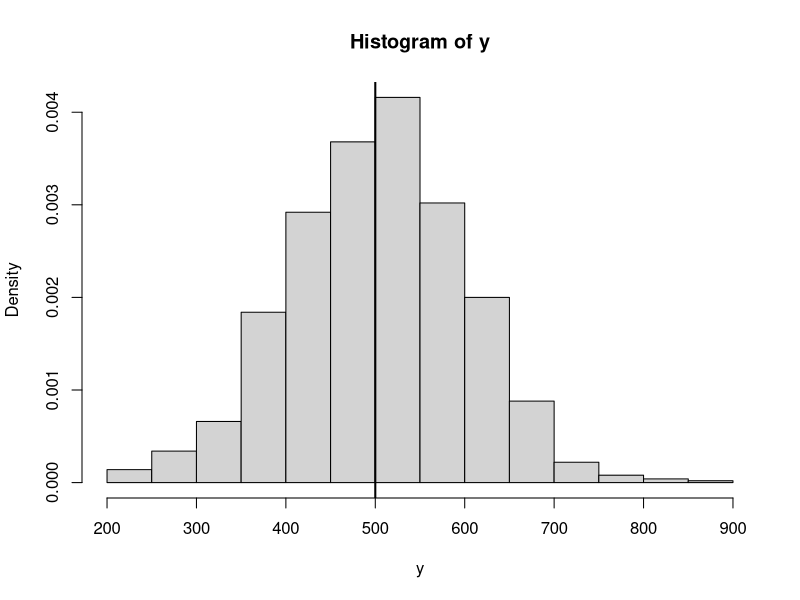
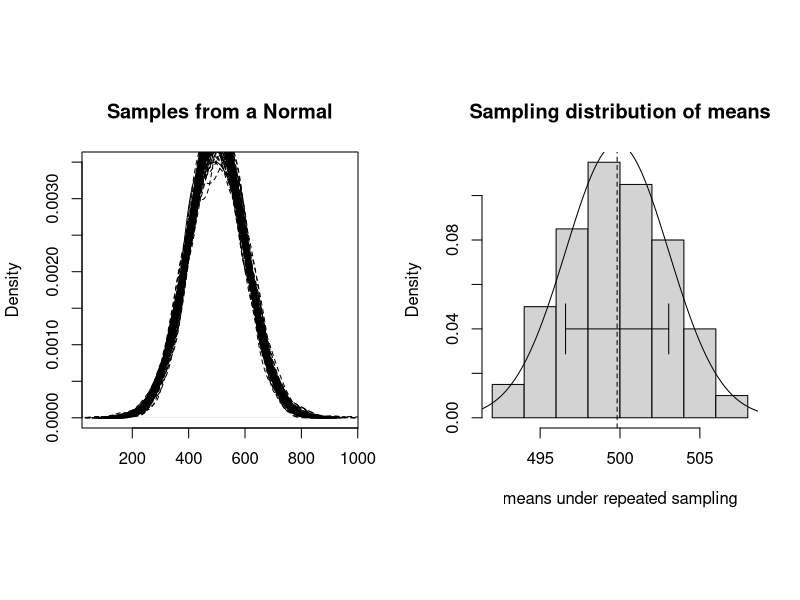
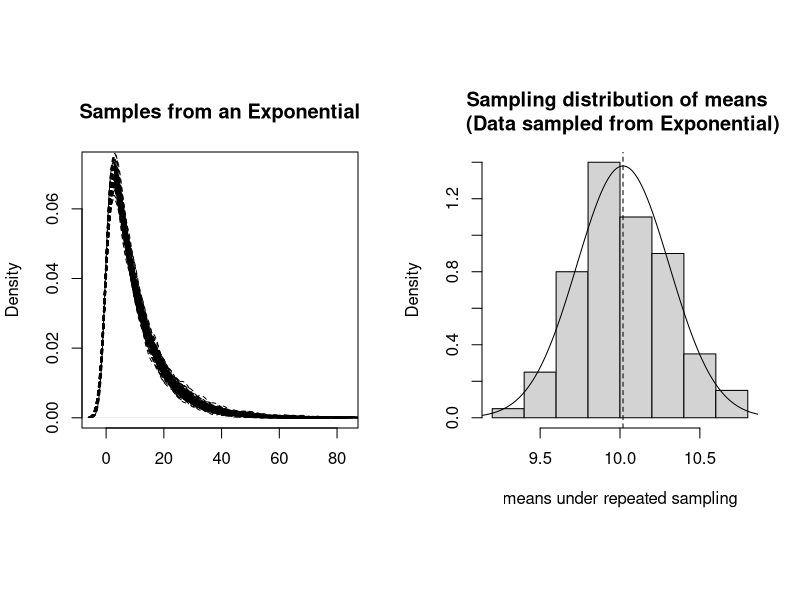
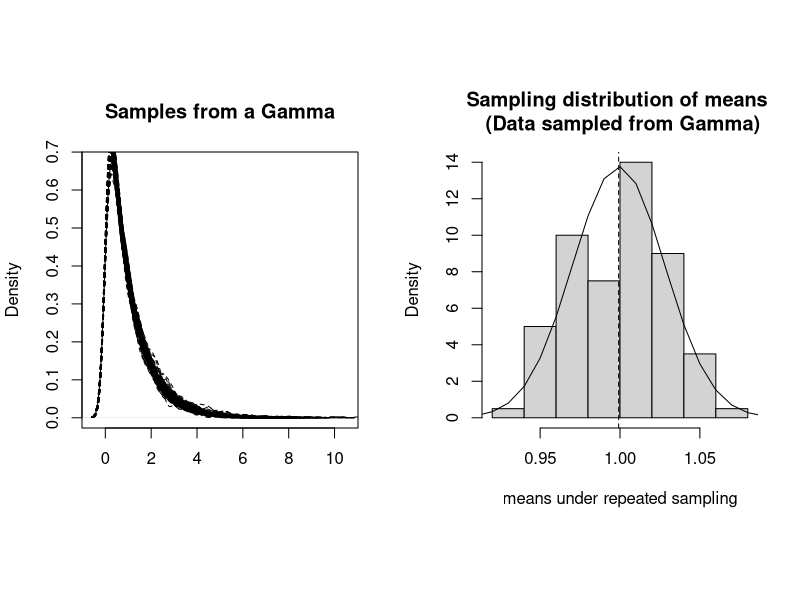
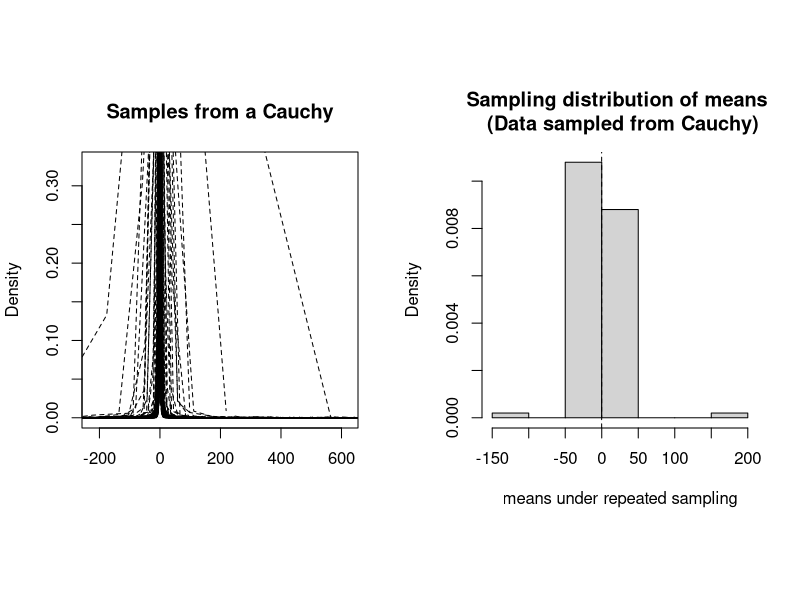
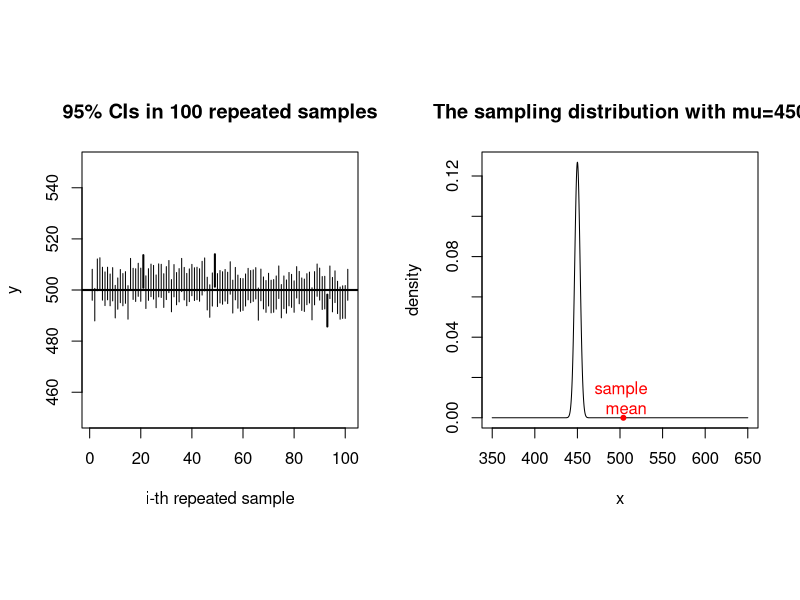
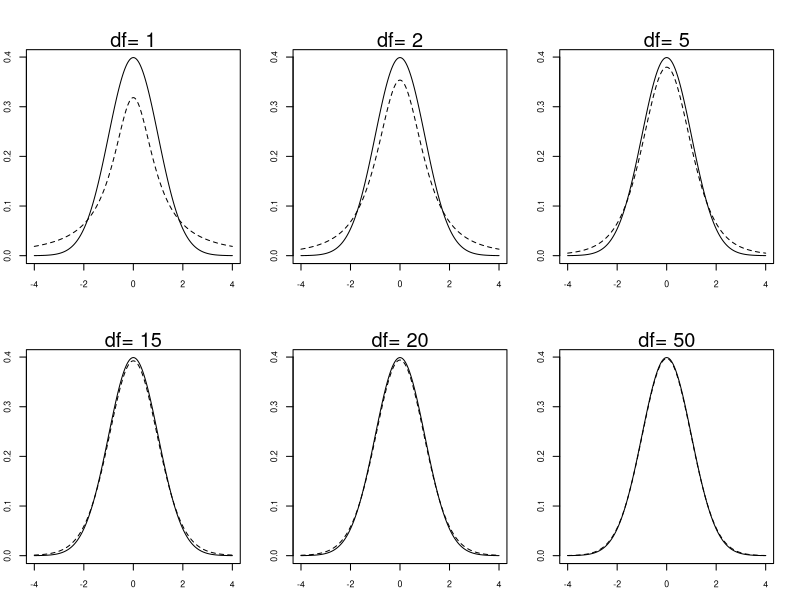
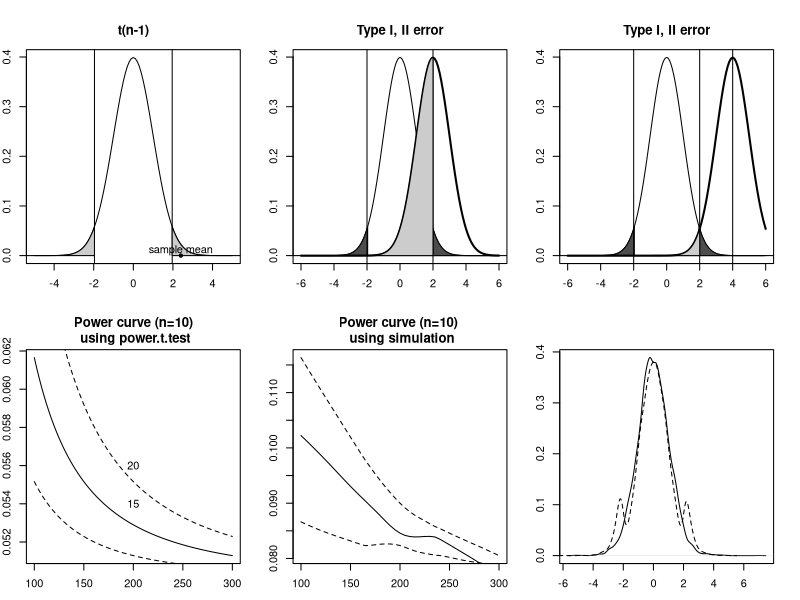

These charts were generated, in order, by the following R code: (Note: this script raises an error after producing the figures.)
## ---- chunk 1
## sample size:
n<-1000
##  independent and identically distributed sample:
y<-rnorm(n,mean=500,sd=100)
## histogram of data:
hist(y,freq=FALSE)
## true value of mean:
abline(v=500,lwd=2)
## ---- chunk 2
mu<-500
sigma<-100
## number of experiments:
k<-100
## store for data:
y_matrix<-matrix(rep(NA,n*k),ncol=k)
for(i in 1:k){
  ## expt result with sample size n:
  y_matrix[,i]<-rnorm(n,mean=mu,sd=sigma)
}
## ---- chunk 3
## compute means from each replication:
y_means<-colMeans(y_matrix)
## the mean and sd (=standard error) of the means
mean(y_means);sd(y_means)
## ---- chunk 4
op<-par(mfrow=c(1,2),pty="s")

for(i in 1:k){
  if(i==1){
plot(density(y_matrix[,i]),main="Samples from a Normal",
     xlab="")
  } else {
lines(density(y_matrix[,i]),lty=2)
  }
}

hist(y_means,freq=FALSE,main="Sampling distribution of means",
     xlab="means under repeated sampling")
abline(v=mean(y_means),lty=2)
lines(seq(9,11,by=0.01),
      dnorm(seq(9,11,by=0.01),mean(y_means),sd(y_means)))
arrows(x0=mean(y_means)-sd(y_means),
      y0=0.04,
      x1=mean(y_means)+sd(y_means),
      y1=0.04,angle = 90,code=3)
lines(seq(490,510,by=0.01),
      dnorm(seq(490,510,by=0.01),
            mean(y_means),sd(y_means)))
## ---- chunk 5
## Sampling from an Exponential:
## number of experiments:
k<-100
y_matrix<-matrix(rep(NA,n*k),ncol=k)
for(i in 1:k){
  y_matrix[,i]<-rexp(n,rate=1/10)
}

op<-par(mfrow=c(1,2),pty="s")
for(i in 1:k){
  if(i==1){
plot(density(y_matrix[,i]),main="Samples from an Exponential",
     xlab="")
  } else {
lines(density(y_matrix[,i]),lty=2)
  }
}

## compute means from each replication:
y_means<-colMeans(y_matrix)
hist(y_means,freq=FALSE,main="Sampling distribution of means \n (Data sampled from Exponential)",
     xlab="means under repeated sampling")
abline(v=mean(y_means),lty=2)
lines(seq(9,11,by=0.01),
      dnorm(seq(9,11,by=0.01),mean(y_means),sd(y_means)))
## ---- chunk 6
## Sampling from a Gamma:
## number of experiments:
k<-100
y_matrix<-matrix(rep(NA,n*k),ncol=k)
for(i in 1:k){
  y_matrix[,i]<-rgamma(n,shape=1)
}

op<-par(mfrow=c(1,2),pty="s")
for(i in 1:k){
  if(i==1){
plot(density(y_matrix[,i]),main="Samples from a Gamma",
     xlab="")
  } else {
lines(density(y_matrix[,i]),lty=2)
  }
}
## compute means from each replication:
y_means<-colMeans(y_matrix)
hist(y_means,freq=FALSE,main="Sampling distribution of means \n (Data sampled from Gamma)",
     xlab="means under repeated sampling")
abline(v=mean(y_means),lty=2)
lines(seq(.9,1.1,by=0.01),
      dnorm(seq(.9,1.1,by=0.01),mean(y_means),sd(y_means)))
## ---- chunk 7
## Sampling from a Gamma:
## number of experiments:
k<-100
y_matrix<-matrix(rep(NA,n*k),ncol=k)
for(i in 1:k){
  y_matrix[,i]<-rcauchy(n)
}

op<-par(mfrow=c(1,2),pty="s")
for(i in 1:k){
  if(i==1){
plot(density(y_matrix[,i]),main="Samples from a Cauchy",
     xlab="")
  } else {
lines(density(y_matrix[,i]),lty=2)
  }
}
## compute means from each replication:
y_means<-colMeans(y_matrix)
hist(y_means,freq=FALSE,main="Sampling distribution of means \n (Data sampled from Cauchy)",
     xlab="means under repeated sampling")
abline(v=median(y_means),lty=2)
lines(seq(.9,1.1,by=0.01),
      dnorm(seq(.9,1.1,by=0.01),mean(y_means),sd(y_means)))
## ---- chunk 8
mu<-500
sigma<-100
n<-1000
nsim<-1000
lower<-rep(NA,nsim)
upper<-rep(NA,nsim)
for(i in 1:nsim){
  y<-rnorm(n,mean=mu,sd=sigma)
  lower[i]<-mean(y) - 2 * sd(y)/sqrt(n)
  upper[i]<-mean(y) + 2 * sd(y)/sqrt(n)
}

## check how many CIs contain mu:
CIs<-ifelse(lower<mu & upper>mu,1,0)
## approx. 95% of the CIs contain true mean:
round(table(CIs)[2]/sum(table(CIs)),2)
## ---- chunk 9
## define function for SE
se <- function(x)
      {
        y <- x[!is.na(x)] # remove the missing values, if any
        sqrt(var(as.vector(y))/length(y))
}
## define function for CI:
ci <- function (scores){
m <- mean(scores,na.rm=TRUE)
stderr <- se(scores)
len <- length(scores)
upper <- m + 2 * stderr 
lower <- m - 2 * stderr 
return(data.frame(lower=lower,upper=upper))
}

nsim<-100
## sample size:
n<-1000
lower <- rep(NA,nsim)
upper <- rep(NA,nsim)

store <- rep(NA,nsim)

for(i in 1:nsim){ 
  y <- rnorm(n,mean=mu,sd=sigma)
  lower[i] <- ci(y)$lower
  upper[i] <- ci(y)$upper
  if(lower[i]<mu & upper[i]>mu){
    store[i] <- TRUE} else {
      store[i] <- FALSE}
}

## need this for the plot below:
cis <- cbind(lower,upper)

main.title<-"95% CIs in 100 repeated samples"

line.width<-ifelse(store==FALSE,2,1)
cis<-cbind(cis,line.width)
y<-seq(450,550,by=1)
x<-1:length(y)
plot(x,y,type="n",xlab="i-th repeated sample",
     ylab="y",main=main.title)
abline(500,0,lwd=2)
x0<-x
x1<-x
arrows(x0,y0=cis[,1],
       x1,y1=cis[,2],length=0,lwd=cis[,3])
## ---- chunk 10
n<-1000
mu<-500
sigma<-100
## generate simulated data:
y <- rnorm(1000,mean=500,sd=100)
## compute summary statistics:
y_bar<-mean(y)
SE<-sd(y)/sqrt(n)
## ---- chunk 11
x<-seq(350,650,by=0.1)
plot(x,dnorm(x,mean=450,sd=SE),type="l",
     main="The sampling distribution with mu=450",
     ylab="density")
points(y_bar,0,col="red",pch=20)
text(x=y_bar,y=0.01,label="sample \n mean",col="red")
## ---- chunk 12
range <- seq(-4,4,.01)  

op<-par(mfrow=c(2,3),mar=c(2,2,3,2),pty="s")


 for(i in c(1,2,5,15,20,50)){
   plot(range,dnorm(range),type="l",lty=1,
        xlab="",ylab="",
        cex.axis=1,cex.axis=0.8)
   lines(range,dt(range,df=i),lty=2,lwd=1)
   mtext(paste("df=",i),cex=1.2)
 }
## ---- chunk 13
x<-seq(-5,5,by=0.1)
plot(x,dt(x,df=n),type="l",main="t(n-1)",
     ylab="density")

lower<-qt(0.025,df=n)
upper<-qt(0.975,df=n)
abline(v=lower)
abline(v=upper)

x1 <- seq(upper,20,0.001)
y1 <- dt(x1,df=n)
polygon(c(x1, rev(x1)), 
        c(rep(0, length(x1)), rev(y1)), 
        col = gray(0.8))

x1 <- seq(-20,lower,0.001)
y1 <- dt(x1,df=n)
polygon(c(x1, rev(x1)), 
        c(rep(0, length(x1)), rev(y1)), 
        col = gray(0.8))

points(2.4,0,col="black",pch=20)
text(x=2.4,y=0.01,label="sample mean",col="black")

## ---- chunk 14
abs(qt(0.025,df=15))
abs(qt(0.025,df=50))
## ---- chunk 15
## null hypothesis mean:
mu<-450
(t_value<-(y_bar-mu)/SE)
## ---- chunk 16
qt(0.025,df=n-1)
## ---- chunk 17
qt(0.975,df=n-1)
## ---- chunk 18
## observed t-value from t-test function:
t.test(y,mu=450)$statistic
## ---- chunk 19
t.test(y)$statistic
## ---- chunk 20
abs(qt(0.0025,df=n-1))
## ---- chunk 21
## function for plotting the area under the curve:
plot.prob<-function(x,
                           x.min,
                           x.max,
                           prob,
                           mean,
                           sd,
                           gray.level,main){

        plot(x,dnorm(x,mean,sd), 
                     type = "l",xlab="",
             ylab="",main=main)
        abline(h = 0)

## shade X<x    
    x1 = seq(x.min, qnorm(prob), abs(prob)/5)
    y1 = dnorm(x1, mean, sd)

    polygon(c(x1, rev(x1)), 
            c(rep(0, length(x1)), rev(y1)), 
            col = gray.level)
  }

shadenormal<- 
function (prob=0.5,
          gray1=gray(0.3),
          x.min=-6,
          x.max=abs(x.min),
          x = seq(x.min, x.max, 0.01),
          mean=0,
          sd=1,main="P(X<0)") 
{

plot.prob(x=x,x.min=x.min,x.max=x.max,
               prob=prob,
                      mean=mean,sd=sd,
     gray.level=gray1,main=main)     
}

shadenormal(prob=0.025,main="Type I, II error")

x1 <- seq(qnorm(0.975),6,abs(0.975)/5)
y1 <- dnorm(x1)

polygon(c(x1, rev(x1)), 
        c(rep(0, length(x1)), rev(y1)), 
        col = gray(0.3))

x<-seq(-6,6,by=0.1)
lines(x,dnorm(x,mean=2),col="black",lwd=2)
abline(v=2)
abline(v=-2)

x1 <- seq(-2,2,0.01)
y1 <- dnorm(x1,mean=2)

polygon(c(x1, rev(x1)), 
        c(rep(0, length(x1)), rev(y1)), 
        col = gray(0.8))

## ---- chunk 22
## function for plotting the area under the curve:
plot.prob<-function(x,
                           x.min,
                           x.max,
                           prob,
                           mean,
                           sd,
                           gray.level,main){

        plot(x,dnorm(x,mean,sd), 
                     type = "l",xlab="",
             ylab="",main=main)
        abline(h = 0)

## shade X<x    
    x1 = seq(x.min, qnorm(prob), abs(prob)/5)
    y1 = dnorm(x1, mean, sd)

    polygon(c(x1, rev(x1)), 
            c(rep(0, length(x1)), rev(y1)), 
            col = gray.level)
  }

shadenormal<- 
function (prob=0.5,
          gray1=gray(0.3),
          x.min=-6,
          x.max=abs(x.min),
          x = seq(x.min, x.max, 0.01),
          mean=0,
          sd=1,main="P(X<0)") 
{

plot.prob(x=x,x.min=x.min,x.max=x.max,
               prob=prob,
                      mean=mean,sd=sd,
     gray.level=gray1,main=main)     
}

shadenormal(prob=0.025,main="Type I, II error")

x1 <- seq(qnorm(0.975),6,abs(0.975)/5)
y1 <- dnorm(x1)

polygon(c(x1, rev(x1)), 
        c(rep(0, length(x1)), rev(y1)), 
        col = gray(0.3))

x<-seq(-6,6,by=0.1)
lines(x,dnorm(x,mean=4),col="black",lwd=2)
abline(v=4)
abline(v=2)
abline(v=-2)

x1 <- seq(-2,2,0.01)
y1 <- dnorm(x1,mean=4)

polygon(c(x1, rev(x1)), 
        c(rep(0, length(x1)), rev(y1)), 
        col = gray(0.8))

## ---- chunk 23
sds<-seq(100,300,by=1)
lower<-power.t.test(delta=15-5,sd=sds,n=10,strict =TRUE)$power
upper<-power.t.test(delta=15+5,sd=sds,n=10,strict =TRUE)$power
meanval<-power.t.test(delta=15,sd=sds,n=10,strict =TRUE)$power

plot(sds,meanval,type="l",main="Power curve (n=10)\n using power.t.test",xlab="standard deviation",ylab="effect size")
lines(sds,lower,lty=2)
lines(sds,upper,lty=2)
text(200,0.05,"10")
text(200,0.054,"15")
text(200,0.056,"20")
## ---- chunk 24
compute_power<-function(nsim=1000,n=10,
                        effect = NULL,
                        stddev=NULL
                        ){
  temp_power<-rep(NA,nsim)
  for(i in 1:nsim){
   y<-rnorm(n,mean=effect,sd=stddev)
   temp_power[i]<-ifelse(abs(t.test(y)$statistic)>2,1,0)
  }
  ## return power calculation:
  mean(temp_power)
}
## ---- chunk 25
sds<-seq(100,300,by=5)


nsim<-10000
n<-10
power_meanval<-power_lowerval<-power_upperval<-rep(NA,length(sds))
for(s in 1:length(sds)){
  power_meanval[s]<-compute_power(nsim=1000,n=10,
                        effect = 15,
                        stddev=sds[s])
}
for(s in 1:length(sds)){
  power_lowerval[s]<-compute_power(nsim=1000,n=10,
                        effect = 10,
                        stddev=sds[s])
}
for(s in 1:length(sds)){
  power_upperval[s]<-compute_power(nsim=1000,n=10,
                        effect = 20,
                        stddev=sds[s])
}
plot(sds,lowess(power_upperval)$y,type="l",lty=2,
     xlab="standard deviation",ylab="power",
     main="Power curve (n=10) \n using simulation",)
lines(sds,lowess(power_lowerval)$y,lty=2)
lines(sds,lowess(power_meanval)$y,lty=1)


## ---- chunk 26
(t_value<-t.test(y,mu=450)$statistic)
2*pt(abs(t_value),df=n-1,lower.tail=FALSE)
## ---- chunk 27
## probable effect size, derived from past studies:
D<-15
## SE from the study of interest:
se<-46
stddev<-se*sqrt(37)
nsim<-10000
drep<-rep(NA,nsim)
for(i in 1:nsim){
samp<-rnorm(37,mean=D,sd=stddev)
drep[i]<-mean(samp)
}
## ---- chunk 28
##power: the proportion of cases where 
## we reject the null hypothesis correctly:
(pow<-mean(ifelse(abs(drep/se)>2,1,0)))
## ---- chunk 29
## which results in drep are significant at alpha=0.05?
signif<-which(abs(drep/se)>2)
## ---- chunk 30
## Type S error rate | signif:
(types_sig<-mean(drep[signif]<0))
## Type M error rate | signif: 
(typem_sig<-mean(abs(drep[signif])/D))
## ---- chunk 31
##Standard properties of the t-test:
pvals<-NULL
tstat_standard<-NULL
n<-15
nsim<-10000
## assume a standard dev of 1:
stddev<-250
mn<-0
for(i in 1:nsim){
  samp<-rnorm(n,mean=mn,sd=stddev)
  pvals[i]<-t.test(samp)$p.value
  tstat_standard[i]<-t.test(samp)$statistic
}
## ---- chunk 32
round(table(pvals<0.05)[2]/nsim,2)
## ---- chunk 33
pvals<-NULL
tstat<-NULL
## how many subjects can I run?
upper_bound<-n*6

for(i in 1:nsim){
  significant<-FALSE 
  x<-rnorm(n,mean=mn,sd=stddev) ## take sample
while(!significant & length(x)<upper_bound){
  ## if not significant:
if(t.test(x)$p.value>0.05){
  x<-append(x,rnorm(n,mean=mn,sd=stddev)) ## get more data
} else {significant<-TRUE}   ## otherwise stop:
}
pvals[i]<-t.test(x)$p.value
tstat[i]<-t.test(x)$statistic
}
## ---- chunk 34
round(table(pvals<0.05)[2]/nsim,2)
## ---- chunk 35
plot(density(tstat_standard),main="",xlab="")
lines(density(tstat),lty=2)
## ---- chunk 36
F1data<-read.table("data/F1_data.txt",header=TRUE)
F1data
## ---- chunk 37
t.test(F1data$female,F1data$male,paired=FALSE,var.equal=TRUE)
## ---- chunk 38
n_m<-n_f<-19
## difference of sample means:
d<-mean(F1data$female)-mean(F1data$male)
(SE<-sqrt(var(F1data$male)/n_m+var(F1data$female)/n_f))
(observed_t <- (d-0)/SE)
## p-value:
2*(1-pt(observed_t,df=36))
## ---- chunk 39
d<-F1data$female-F1data$male
t.test(d)
## ---- chunk 40
t.test(F1data$female,F1data$male,paired=TRUE)
## ---- chunk 41
gg05e1 <- read.table("data/grodnergibsonE1crit.txt",
                     header=TRUE)

head(gg05e1)
## ---- chunk 42
t(xtabs(~subject+condition,gg05e1))
t(xtabs(~item+condition,gg05e1))
## ---- chunk 43
t.test(rawRT~condition,gg05e1)
## ---- chunk 44
t.test(rawRT~condition,paired=TRUE,gg05e1)
## ---- chunk 45
bysubj<-aggregate(rawRT~subject+condition,mean,
                           data=gg05e1)
t(xtabs(~subject+condition,bysubj))
## ---- chunk 46
SRdata<-subset(bysubj,condition=="subjgap")$rawRT
ORdata<-subset(bysubj,condition=="objgap")$rawRT
plot(SRdata,ORdata)
cor(SRdata,ORdata)
abline(lm(ORdata~SRdata))
## ---- chunk 47
t.test(rawRT~condition, bysubj,paired=TRUE)
